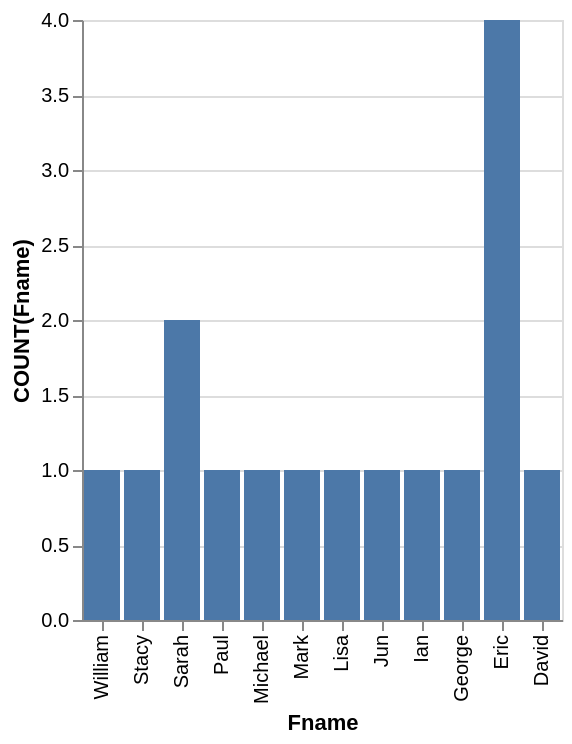

Write the Vega-Lite specification saved for this chart.
### Vega-Lite specification from a JSON file in a GitHub repository (floating-point values rounded to 4 significant figures)
{"data": {"values": [{"x_data": "David", "y_data": 1}, {"x_data": "Eric", "y_data": 4}, {"x_data": "George", "y_data": 1}, {"x_data": "Ian", "y_data": 1}, {"x_data": "Jun", "y_data": 1}, {"x_data": "Lisa", "y_data": 1}, {"x_data": "Mark", "y_data": 1}, {"x_data": "Michael", "y_data": 1}, {"x_data": "Paul", "y_data": 1}, {"x_data": "Sarah", "y_data": 2}, {"x_data": "Stacy", "y_data": 1}, {"x_data": "William", "y_data": 1}]}, "mark": "bar", "encoding": {"x": {"field": "x_data", "type": "nominal", "title": "Fname", "sort": "descending"}, "y": {"field": "y_data", "type": "quantitative", "title": "COUNT(Fname)"}}}
